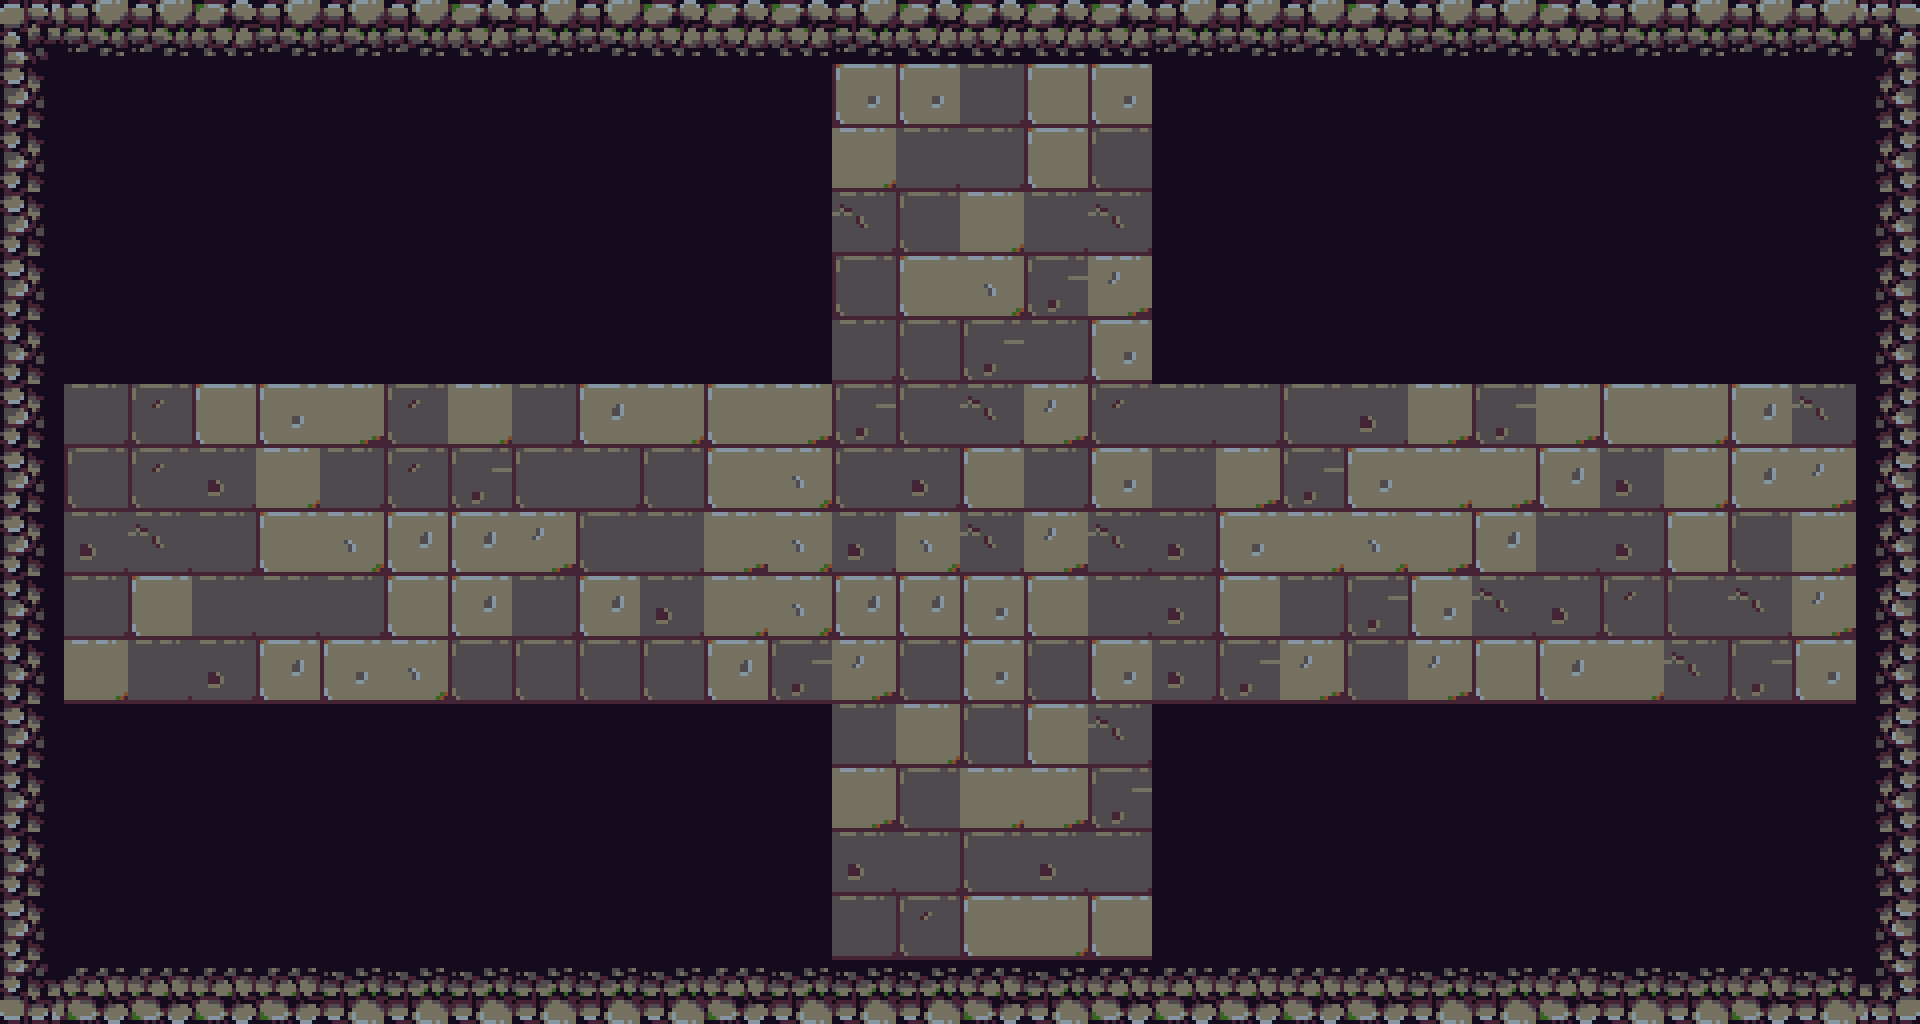

The image is a tile-based game level rendered from a .tmx file. Its description and complete source (layers, tilesets, objects, tile grids) follow:
An orthogonal 30x16 tile map with 64x64 px tiles, 1 tile layer (map), 3 tilesets and 12 objects.

<map version="1.10" tiledversion="1.11.2" orientation="orthogonal" renderorder="left-down" width="30" height="16" tilewidth="64" tileheight="64" infinite="0" nextlayerid="5" nextobjectid="35">
 <tileset firstgid="1" source="../tilesets/[64x64] Dungeon Bricks Shadow.tsx" />
 <tileset firstgid="57" source="../tilesets/[64x64] Dungeon Bricks Plain.tsx" />
 <tileset firstgid="113" source="../tilesets/tileset.tsx" />
 <layer id="1" name="map" width="30" height="16">
  <data encoding="csv">
255,257,257,256,257,257,257,256,257,257,256,256,256,257,256,256,256,256,257,257,257,256,257,257,256,257,257,257,257,258,
275,379,379,379,379,379,379,379,379,379,379,379,379,241,241,219,201,241,216,216,216,216,216,216,216,216,216,216,216,298,
295,379,379,379,379,379,379,379,379,379,379,379,379,221,219,200,222,199,216,216,216,216,216,216,216,216,216,216,216,298,
275,379,379,379,379,379,379,379,379,379,379,379,379,240,220,221,219,240,216,216,216,216,216,216,216,216,216,216,216,298,
275,379,379,379,379,379,379,379,379,379,379,379,379,199,222,261,239,242,216,216,216,216,216,216,216,216,216,216,216,298,
295,379,379,379,379,379,379,379,379,379,379,379,379,219,199,239,200,241,216,216,216,216,216,216,216,216,216,216,216,298,
275,200,260,222,241,202,260,221,219,262,221,201,202,239,199,240,242,260,219,219,220,259,202,239,202,201,221,262,240,298,
275,220,260,259,221,200,260,239,220,200,220,222,261,199,259,201,200,241,219,202,239,241,221,202,262,259,221,262,242,278,
275,259,240,200,201,261,262,262,242,220,219,202,261,259,261,240,242,240,259,241,221,261,202,262,200,259,222,220,202,298,
295,219,222,200,219,219,201,262,219,262,259,221,261,262,262,241,222,200,259,222,219,239,241,240,259,260,199,240,242,278,
295,221,200,259,262,241,261,220,199,199,220,262,239,242,220,241,199,241,259,239,242,220,242,222,262,221,240,239,241,298,
275,379,379,379,379,379,379,379,379,379,379,379,379,200,221,220,201,240,379,379,379,379,379,379,379,379,379,379,379,278,
295,379,379,379,379,379,379,379,379,379,379,379,379,202,199,221,202,239,379,379,379,379,327,327,327,327,379,379,379,298,
295,379,379,379,379,379,379,379,379,379,379,379,379,259,219,220,259,200,379,379,379,379,327,327,327,327,379,379,379,298,
275,379,379,379,379,379,379,379,379,379,379,379,379,219,260,201,221,222,379,379,379,379,327,327,327,327,379,379,379,278,
315,316,316,316,316,317,317,317,317,317,317,316,317,317,317,316,317,316,316,316,316,316,317,317,316,317,317,316,317,318
</data>
 </layer>
 <objectgroup id="2" name="collision" locked="1">
  <object id="2" x="0" y="0" width="1920" height="64">
   <properties>
    <property name="position" value="UP" />
   </properties>
  </object>
  <object id="3" x="1856" y="0" width="64" height="1024">
   <properties>
    <property name="position" value="RIGHT" />
   </properties>
  </object>
  <object id="4" x="0" y="960" width="1920" height="64">
   <properties>
    <property name="position" value="DOWN" />
   </properties>
  </object>
  <object id="10" x="0" y="0" width="64" height="1024">
   <properties>
    <property name="position" value="LEFT" />
   </properties>
  </object>
  <object id="26" x="1153.17" y="710.259" width="64" height="315.214">
   <properties>
    <property name="position" value="RIGHT" />
   </properties>
  </object>
  <object id="28" x="1152.33" y="0.393" width="64" height="377.547">
   <properties>
    <property name="position" value="RIGHT" />
   </properties>
  </object>
  <object id="29" x="766" y="-1" width="64" height="381.25">
   <properties>
    <property name="position" value="LEFT" />
   </properties>
  </object>
  <object id="30" x="766.5" y="710.375" width="64" height="314.75">
   <properties>
    <property name="position" value="LEFT" />
   </properties>
  </object>
  <object id="31" x="-0.5" y="319.5" width="826" height="64">
   <properties>
    <property name="position" value="UP" />
   </properties>
  </object>
  <object id="32" x="1157.75" y="319.5" width="762" height="64">
   <properties>
    <property name="position" value="UP" />
   </properties>
  </object>
  <object id="33" x="1159" y="704.5" width="760.5" height="64">
   <properties>
    <property name="position" value="DOWN" />
   </properties>
  </object>
  <object id="34" x="64.75" y="706.5" width="760.5" height="64">
   <properties>
    <property name="position" value="DOWN" />
   </properties>
  </object>
 </objectgroup>
 <objectgroup id="3" name="door_collision" locked="1" />
</map>
